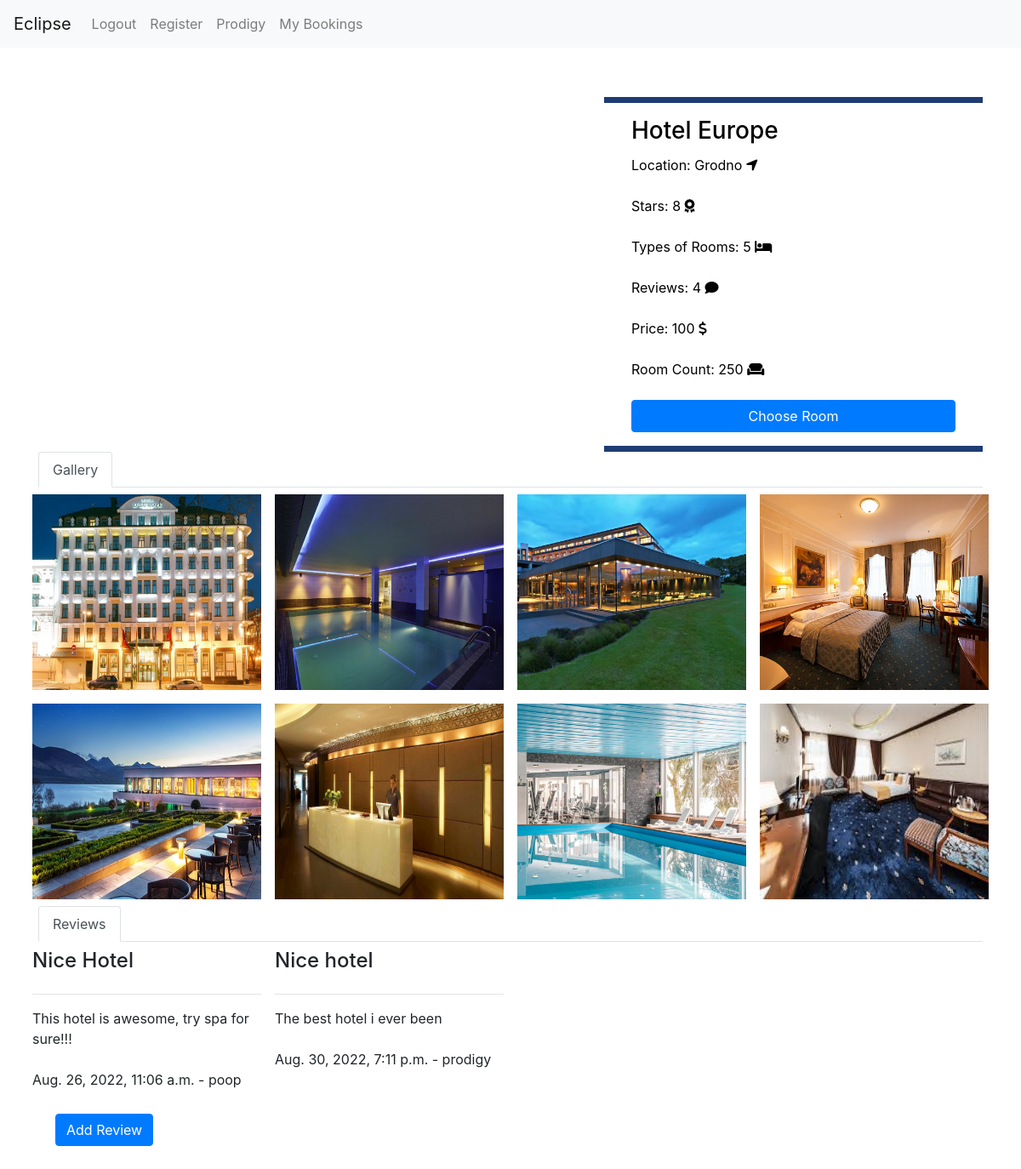
The app's page /hotel/1/ (signed in) with its own data.
### agency/models.py (models this page shows, shortened)
class Hotel(models.Model):
    Cities = (
        ('Minsk', 'Minsk'),
        ('Brest', 'Brest'),
        ('Vitebsk', 'Vitebsk'),
        ('Mogilev', 'Mogilev'),
        ('Gomel', 'Gomel'),
        ('Grodno', 'Grodno'),
    )
    name = models.CharField(max_length=255)
    description = models.TextField()
    stars = models.IntegerField()
    location = models.CharField(max_length=10, choices=Cities)
    price = models.IntegerField(default=10)
    room_count = models.IntegerField(default=5)
    images = models.ImageField(upload_to="hotels/")

class HotelImage(models.Model):
    hotel = models.ForeignKey(Hotel, related_name="hotel_images", on_delete=models.CASCADE)
    images = models.ImageField(upload_to="images/")

class Review(models.Model):
    hotel = models.ForeignKey(Hotel, on_delete=models.CASCADE, related_name='reviews')
    name = models.CharField(max_length=255)
    body = models.TextField()
    date_add = models.DateTimeField(auto_now_add=True)
    user = models.ForeignKey(User, related_name="author", on_delete=models.CASCADE)

### agency/views.py (the view)
# urls.py: path('hotel/<int:pk>/', views.hotel_detail, name='hotel_detail'),
def hotel_detail(request, pk):
    hotel = get_object_or_404(Hotel, pk=pk)
    return render(request, 'agency/hotel_detail.html', {'hotel': hotel})

### agency/templates/agency/hotel_detail.html (shortened to what this page needs)
{% extends 'agency/base.html' %}
{% block content %}
  <nav class="navbar navbar-expand-lg justify-content-between navbar-dark" role="navigation">
  </nav>
  <div class="container">
    <div class="row mt-2 ">
      <div class="col-md-7 mt-text text-white align-self-center mb-2">
        <h1>Eclipse</h1>
      </div>
      <div class="col-md-5 col-md-push-1">
        <div class=" form-card">
          <h3>{{hotel.name}}</h3>
          <form action="#">
            <div class="row form-group">
              <div class="col-md-12">
                <label for="destination">Location: {{ hotel.location }}</label>
                <i class="fas fa-location-arrow"></i>
              </div>
            </div>
            <div class="row form-group">
              <div class="col-md-12">
                <label for="destination">Stars: {{ hotel.stars }}</label>
                <i class="fas fa-award"></i>
              </div>
            </div>
            <div class="row form-group">
              <div class="col-md-12">
                <label for="destination">Types of Rooms: 5</label>
                <i class="fas fa-bed"></i>
              </div>
            </div>
            <div class="row form-group">
              <div class="col-md-12">
                <label for="destination">Reviews: 4</label>
                <i class="	fas fa-comment"></i>
              </div>
            </div>
            <div class="row form-group">
              <div class="col-md-12">
                <label for="destination">Price: {{hotel.price}}</label>
                <i class="	fas fa-dollar-sign"></i>
              </div>
            </div>
            <div class="row form-group">
              <div class="col-md-12">
                <label for="destination">Room Count: {{hotel.room_count}}</label>
                <i class="	fas fa-couch"></i>
              </div>
            </div>
            {% if user.is_authenticated %}
            <div class="row form-group">
              <div class="col-md-12">
                <a class="btn btn-primary btn-block" href="{% url 'room_list' %}">Choose Room</a>
              </div>
            </div>
            {% endif %}
          </form>
        </div>
      </div>
    </div>
  </div>
<div class="section">
  <div class="container">
    <div class="row mb-3">
      <div class="col-sm-12">
        <ul class="nav nav-tabs" id="myTab" role="tablist">
          <li class="nav-item">
            <a class="nav-link active" id="top-cities-tab" data-toggle="tab" href="" role="tab" aria-controls="top-cities" aria-selected="true">Gallery</a>
          </li>
        </ul>
        <div class="tab-content" id="myTabContent">
          <div class="tab-pane fade show active" id="top-cities" role="tabpanel" aria-labelledby="top-cities-tab">
            <section class="row">
              {% for image in hotel.hotel_images.all %}
              <article class="col-lg-3 col-md-4 col-sm-6 p-2">
                <div class="card hotel-card">
                  <img class="card-img-top" src="{{image.images.url}}" alt="Card image cap">
                </div>
              </article>
              {% endfor %}
            </section>
          </div>
          <ul class="nav nav-tabs" id="myTab" role="tablist">
            <li class="nav-item">
            <a class="nav-link active" id="top-cities-tab" data-toggle="tab" href="" role="tab" aria-controls="top-cities" aria-selected="true">Reviews</a>
            </li>
          </ul>
          <section class="row">
            {% for review in hotel.reviews.all %}
              <article class="col-lg-3 col-md-4 col-sm-6 p-2">
                <div class="card hotel-card">
                  <h4>{{ review.name }}</h4>
                  <hr>
                  {{ review.body }}
                  {{review.date_add}} - {{review.user}}
                </div>
              </article>
              {% endfor %}
            </section>
          {% if user.is_authenticated %}
          <div class="card-body">
              <div class="">
                <a href="{% url 'add_review' hotel.pk %}">
                  <span class="btn btn-primary">Add Review</span>
                </a>
              </div>
          </div>
          {% endif %}
        </div>
      </div>
    </div>
  </div>
</div>
{% endblock %}

### agency/templates/agency/navbar.html (shortened to what this page needs)
<nav class="navbar navbar-expand-lg navbar-light bg-light">
  <a class="navbar-brand" href="/ ">Eclipse</a>
  <div class="collapse navbar-collapse" id="navbarNav">
    <ul class="navbar-nav">
      {% if user.is_authenticated %}
      <li class="nav-item">
        <a class="nav-link" href="{% url 'logout' %}">Logout</a>
      </li>
      {% else %}
      <li class="nav-item">
        <a class="nav-link" href="{% url 'login' %}">Login</a>
      </li>
      {% endif %}
      <li class="nav-item">
        <a class="nav-link" href="{% url 'register_user' %}">Register</a>
      </li>
        {% if user.is_authenticated %}
      <li class="nav-item">
        <a class="nav-link" href="{% url 'user_page' %}">{{user.username|title}}</a>
      </li>
      <li class="nav-item">
        <a class="nav-link" href="{% url 'booking_list' %}">My Bookings</a>
      </li>
      {% endif %}
    </ul>
  </div>
</nav>

### agency/static/css/test.css (style rules this page uses)
body { font-family: "Lato", Arial, sans-serif; font-weight: 400; font-size: 16px; line-height: 1.7; background-image: url(https://wallpapercave.com/wp/wp4803756.jpg); background-size: cover; background-position: center; color: #777; }
nav { margin-bottom: 1rem; }
nav a { color: white; -webkit-transition: 0.5s; -o-transition: 0.5s; transition: 0.5s; }
.form-card { background: #fff; border-bottom: 7px solid #1e3c72; border-top: 7px solid #1e3c72; color: black; padding: 0 2rem; }
.form-card h3 { color: #000; padding: 1rem 0 0.1rem 0; }
.hotel-card { border: none !important; }
.hotel-card .card-img-top { border-radius: 0px; height: 230px; }
#process h2, h3 { border-bottom: 2px solid #fff; color: #fff; margin: 1rem 0; padding: 0 0 1rem 0; }

### records on screen
Hotel: name "Hotel Europe", location "Grodno", stars "8", price "100", room_count "250"
HotelImage: images (picture)
HotelImage: images (picture)
HotelImage: images (picture)
HotelImage: images (picture)
HotelImage: images (picture)
HotelImage: images (picture)
HotelImage: images (picture)
HotelImage: images (picture)
Review: name "Nice Hotel", body "This hotel is awesome, try spa for sure!!!", date_add "Aug. 26, 2022, 11:06 a.m.", user "poop"
Review: name "Nice hotel", body "The best hotel i ever been", date_add "Aug. 30, 2022, 7:11 p.m.", user "prodigy"

### other values on screen
{{ user.username|title }} "Prodigy"
